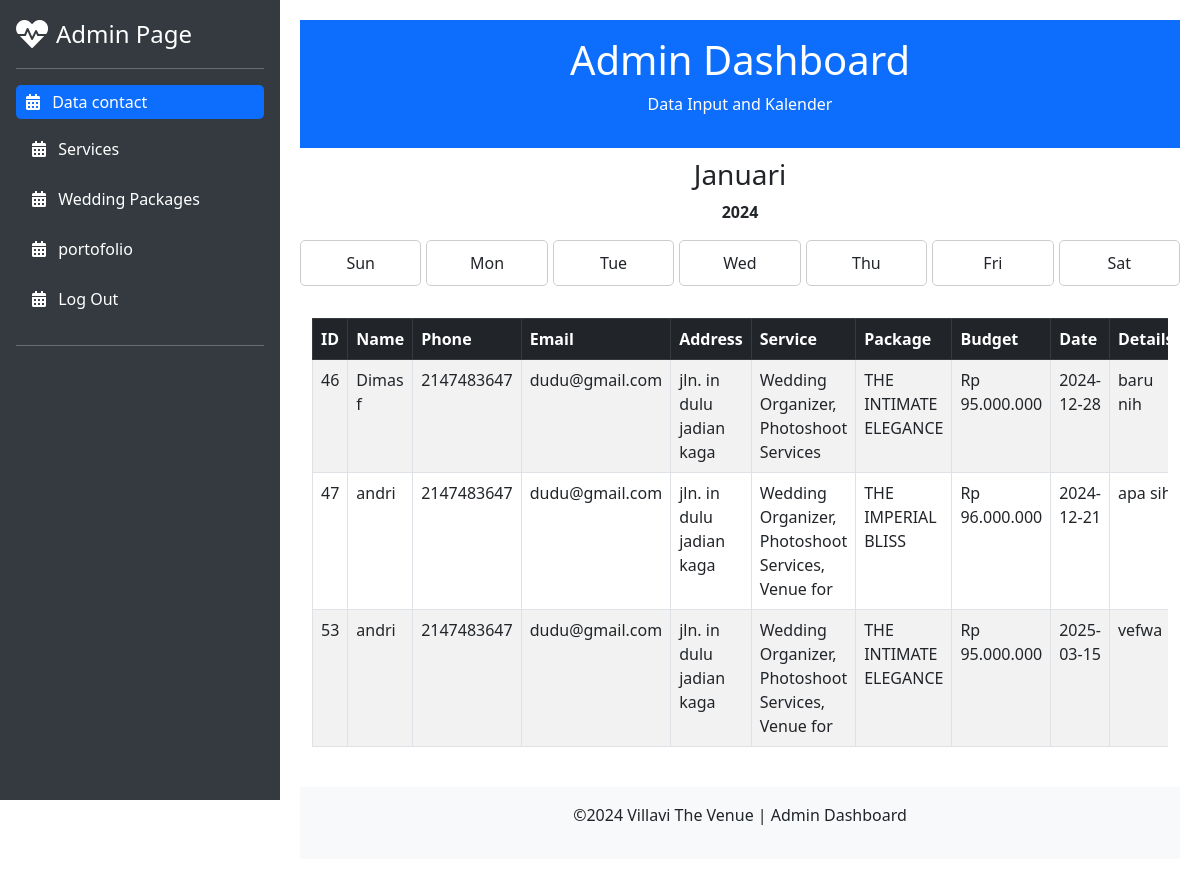
The app's page /admin.php (signed in) with its own data.
### tables this page shows
CREATE TABLE `contact` (
  `id` int(11) NOT NULL,
  `name` varchar(50) NOT NULL,
  `phone` int(13) NOT NULL,
  `email` varchar(50) NOT NULL,
  `address` varchar(100) NOT NULL,
  `service` varchar(50) NOT NULL,
  `package` varchar(50) NOT NULL,
  `budget` decimal(10,0) NOT NULL,
  `date` date NOT NULL,
  `details` text NOT NULL
);

### admin.php (the view, shortened to what this page needs)
<!DOCTYPE html>
<html lang="en">
<head>
    <link href="https://cdn.jsdelivr.net/npm/bootstrap@5.3.0/dist/css/bootstrap.min.css" rel="stylesheet" />
    <link rel="stylesheet" href="https://cdnjs.cloudflare.com/ajax/libs/font-awesome/5.15.4/css/all.min.css" />
</head>
<body>
    <div class="sidebar">
        <a href="/" class="d-flex align-items-center mb-3 mb-md-auto text-white text-decoration-none">
            <i class="fas fa-heartbeat fa-2x me-2"></i>
            <span class="fs-4">Admin Page</span>
        </a>
        <hr>
        <ul class="nav nav-pills flex-column mb-auto">
            <li class="nav-item">
                <a href="admin.php" class="nav-link active">
                    <i class="fas fa-calendar-alt me-2"></i> Data contact
                </a>
            </li>
        </ul>
        <ul class="nav nav-pills flex-column mb-auto">
            <li class="nav-item">
                <a href="admin2.php" class="nav-link text-white">
                    <i class="fas fa-calendar-alt me-2"></i> Services
                </a>
            </li>
        </ul>
        <ul class="nav nav-pills flex-column mb-auto">
            <li class="nav-item">
                <a href="admin3.php" class="nav-link text-white">
                    <i class="fas fa-calendar-alt me-2"></i> Wedding Packages
                </a>
            </li>
        </ul>
        <ul class="nav nav-pills flex-column mb-auto">
            <li class="nav-item">
                <a href="admin4.php" class="nav-link text-white">
                    <i class="fas fa-calendar-alt me-2"></i> portofolio
                </a>
            </li>
        </ul>
        <ul class="nav nav-pills flex-column mb-auto">
            <li class="nav-item">
                <a href="logout.php" class="nav-link text-white">
                    <i class="fas fa-calendar-alt me-2"></i> Log Out
                </a>
            </li>
        </ul>
        <hr>
    </div>
    <div class="content">
        <header class="bg-primary text-white text-center py-3">
            <h1>Admin Dashboard</h1>
            <p>Data Input and Kalender</p>
        </header>
        <div class="calendar-header">
            <h3 id="calendar-month">Januari</h3>
            <p id="calendar-year">2024</p>
        </div>
        <div class="calendar">
            <div class="calendar-day">Sun</div>
            <div class="calendar-day">Mon</div>
            <div class="calendar-day">Tue</div>
            <div class="calendar-day">Wed</div>
            <div class="calendar-day">Thu</div>
            <div class="calendar-day">Fri</div>
            <div class="calendar-day">Sat</div>
        </div>
        <div class="container my-4">
            <div class="table-responsive">
                <table class="table table-bordered table-striped">
                    <thead class="table-dark">
                        <tr>
                            <th>ID</th>
                            <th>Name</th>
                            <th>Phone</th>
                            <th>Email</th>
                            <th>Address</th>
                            <th>Service</th>
                            <th>Package</th>
                            <th>Budget</th>
                            <th>Date</th>
                            <th>Details</th>
                        </tr>
                    </thead>
                    <tbody>
                        <?php
                        $conn = new mysqli("localhost", "root", "", "p3l");
                        $sql = "SELECT * FROM contact";
                        $result = $conn->query($sql);
                        if ($result->num_rows > 0) {
                            while ($row = $result->fetch_assoc()) {
                                echo "<tr>";
                                echo "<td>" . $row['id'] . "</td>";
                                echo "<td>" . $row['name'] . "</td>";
                                echo "<td>" . $row['phone'] . "</td>";
                                echo "<td>" . $row['email'] . "</td>";
                                echo "<td>" . $row['address'] . "</td>";
                                echo "<td>" . $row['service'] . "</td>";
                                echo "<td>" . $row['package'] . "</td>";
                                echo "<td>Rp " . number_format($row['budget'], 0, ',', '.') . "</td>";
                                echo "<td>" . $row['date'] . "</td>";
                                echo "<td>" . $row['details'] . "</td>";
                                echo "</tr>";
                            }
                        } else {
                            echo "<tr><td colspan='11' class='text-center'>No data available</td></tr>";
                        }
                        ?>
                    </tbody>
                </table>
            </div>
        </div>
        <footer class="bg-light text-center py-3">
            <p>&copy;2024 Villavi The Venue | Admin Dashboard</p>
        </footer>
    </div>
</body>
</html>

### admin.php (style rules this page uses)
body { margin-left: 280px; }
.sidebar { position: fixed; top: 0; left: 0; height: 100vh; width: 280px; background-color: #343a40; color: white; padding: 1rem; overflow-y: auto; }
.sidebar a { text-decoration: none; color: white; margin-bottom: 10px; }
.sidebar a.active { background-color: #007bff; border-radius: 5px; padding: 5px 10px; }
.content { padding: 20px; }
.calendar { display: grid; grid-template-columns: repeat(7, 1fr); gap: 5px; }
.calendar-day { border: 1px solid #ccc; border-radius: 5px; text-align: center; padding: 10px; }
.calendar-header { font-weight: bold; text-align: center; margin: 10px 0; }

### records on screen
contact: id "46", name "Dimas f", phone "2147483647", email "dudu@gmail.com", address "jln. in dulu jadian kaga", service "Wedding Organizer, Photoshoot Services", package "THE INTIMATE ELEGANCE", budget "95.000.000", date "2024-12-28", details "baru nih"
contact: id "47", name "andri", phone "2147483647", email "dudu@gmail.com", address "jln. in dulu jadian kaga", service "Wedding Organizer, Photoshoot Services, Venue for", package "THE IMPERIAL BLISS", budget "96.000.000", date "2024-12-21", details "apa…"
contact: id "53", name "andri", phone "2147483647", email "dudu@gmail.com", address "jln. in dulu jadian kaga", service "Wedding Organizer, Photoshoot Services, Venue for", package "THE INTIMATE ELEGANCE", budget "95.000.000", date "2025-03-15", details "vefwa"
